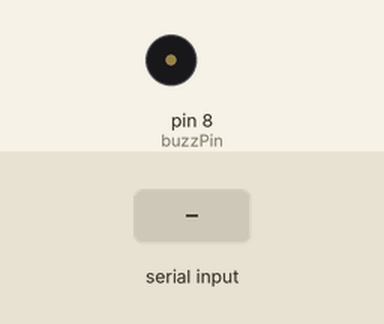
The sketch below on a simulated Arduino Uno, built with avr-gcc and run on an emulated ATmega328P. Parts: buzzer (waves = sounding, pin HIGH). The test bench sets the inputs (shaded band). What the sketch prints to the serial monitor is not drawn.

Above: at 1.2 s.
1.3 s: "90,45\n" received over Serial
At 1.7 s:
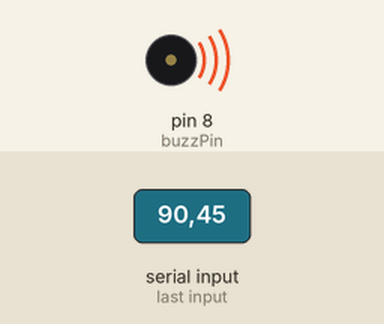
Timing chart, 0 to 4.3 s (numbered marks = the images above; inputs shaded):
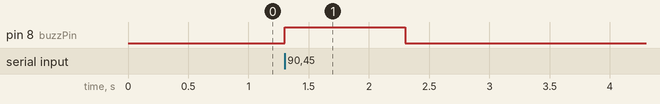

The sketch:

arduino_tutorial_22.ino
```cpp
/*
 * Tutorial 22 Understanding and using active buzzers
 * https://youtu.be/tuRAvlVBEl0
 */
const int baudRate = 9600;
const int buzzPin = 8;
const int dt = 500; // delaytime
const String msg = "Please input your number: ";

int userInput = 0;

void setup() {
  // put your setup code here, to run once:
  Serial.begin(baudRate);
  pinMode(buzzPin, OUTPUT);
}

void loop() {
  // put your main code here, to run repeatedly:
  Serial.println(msg);
  while (Serial.available() == 0) {
    // Do nothing till value is given
  }
  userInput = Serial.parseInt();

  if (userInput > 10) {
    digitalWrite(buzzPin, HIGH);
    delay(dt);
    digitalWrite(buzzPin, LOW);
  } else if (userInput > 5) {
    digitalWrite(buzzPin, HIGH);
    delay(dt);
    digitalWrite(buzzPin, LOW);
    delay(dt);
    digitalWrite(buzzPin, HIGH);
    delay(dt);
    digitalWrite(buzzPin, LOW);
  }
}
```

Measured:
- after the input at 1.3 s, pin 8 (buzzPin): LOW → HIGH at once, → LOW 1.0 s later
